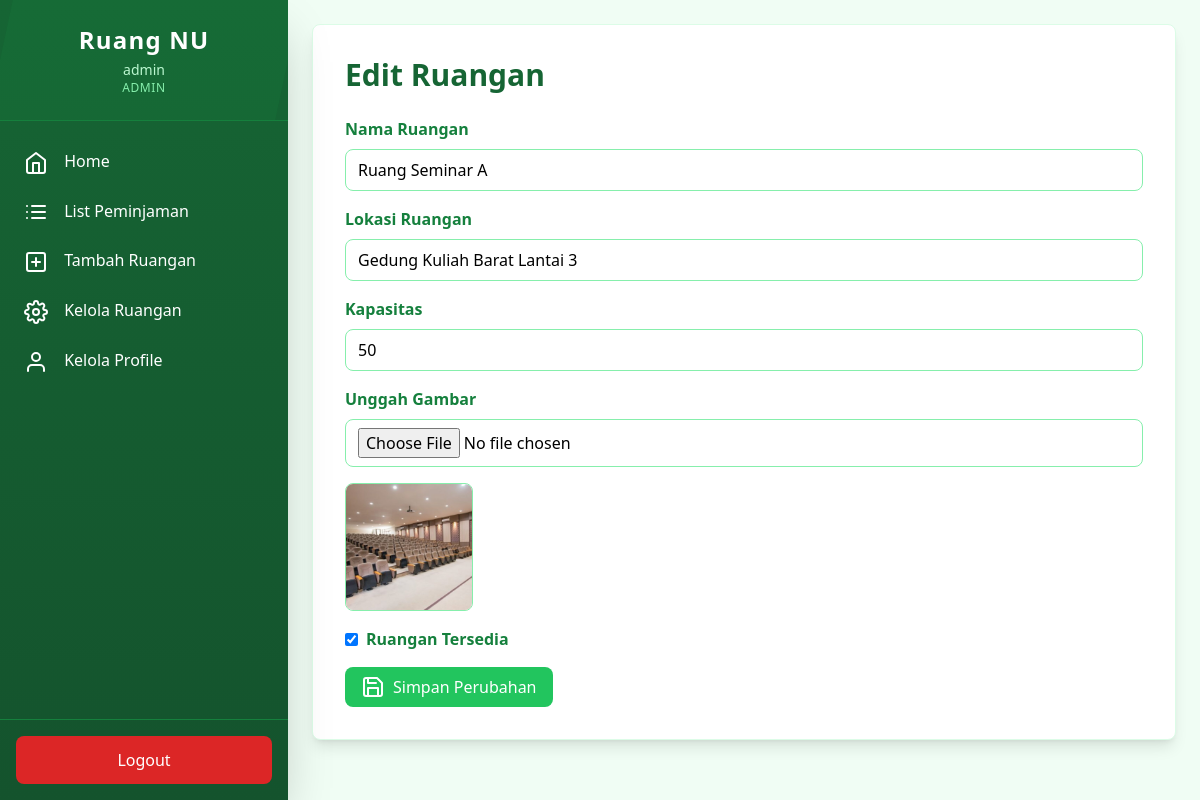
The app's page /admin/ruangan/edit.php?id=3 (signed in) with its own data.
### tables this page shows
CREATE TABLE IF NOT EXISTS `rooms` (
  `id` int NOT NULL AUTO_INCREMENT,
  `name` varchar(100) NOT NULL,
  `location` varchar(150) NOT NULL,
  `capacity` int NOT NULL,
  `img_room` varchar(100) NOT NULL DEFAULT 'room.jpg',
  `is_available` enum('available','occupied','maintenance') NOT NULL DEFAULT 'available',
  `created_at` timestamp NULL DEFAULT CURRENT_TIMESTAMP,
  `updated_at` timestamp NULL DEFAULT CURRENT_TIMESTAMP ON UPDATE CURRENT_TIMESTAMP,
  PRIMARY KEY (`id`),
  UNIQUE KEY `img_room` (`img_room`)
);

### admin/ruangan/edit.php (the view, shortened to what this page needs)
<?php
require '../../config/db.php';
$id = $_GET['id'];
$query = $conn->prepare("SELECT * FROM rooms WHERE id = ?");
$query->bind_param("i", $id);
$query->execute();
$result = $query->get_result();
$room = $result->fetch_assoc();
?>
<!DOCTYPE html>
<html lang="en">
<head>
    <script src="https://cdn.tailwindcss.com"></script>
</head>
<body class="flex bg-green-50">
    <?php include '../../components/sidebarAdmin.php'; ?>
    <main class="flex-grow p-6 ml-72">
        <div class="bg-white rounded-lg shadow-lg border border-green-100 p-8">
            <h1 class="text-3xl font-bold text-green-800 mb-6">Edit Ruangan</h1>
            <form method="POST" enctype="multipart/form-data" class="space-y-4">
                <div>
                    <label class="block text-green-700 font-bold mb-2">Nama Ruangan</label>
                    <input type="text" name="name" value="<?php echo htmlspecialchars($room['name']); ?>" required class="w-full px-3 py-2 border border-green-300 rounded-lg focus:outline-none focus:ring-2 focus:ring-green-500">
                </div>
                <div>
                    <label class="block text-green-700 font-bold mb-2">Lokasi Ruangan</label>
                    <input type="text" name="location" value="<?php echo htmlspecialchars($room['location']); ?>" required class="w-full px-3 py-2 border border-green-300 rounded-lg focus:outline-none focus:ring-2 focus:ring-green-500">
                </div>
                <div>
                    <label class="block text-green-700 font-bold mb-2">Kapasitas</label>
                    <input type="number" name="capacity" value="<?php echo htmlspecialchars($room['capacity']); ?>" required class="w-full px-3 py-2 border border-green-300 rounded-lg focus:outline-none focus:ring-2 focus:ring-green-500">
                </div>
                <div>
                    <label class="block text-green-700 font-bold mb-2">Unggah Gambar</label>
                    <input type="file" name="img_room" id="img_room" accept="image/*" class="w-full px-3 py-2 border border-green-300 rounded-lg focus:outline-none focus:ring-2 focus:ring-green-500">
                    <div id="img_preview" class="mt-4">
                        <img id="preview_image" src="../../uploads/<?php echo htmlspecialchars($room['img_room']); ?>" alt="Preview Gambar" class="w-32 h-32 object-cover border border-green-300 rounded-lg">
                    </div>
                </div>
                <div>
                    <label class="flex items-center text-green-700 font-bold">
                        <input type="checkbox" name="is_available" class="mr-2 text-green-500 focus:ring-green-500" value="1" <?php echo $room['is_available'] ? 'checked' : ''; ?>>
                        Ruangan Tersedia
                    </label>
                </div>
                <div>
                    <button type="submit" class="bg-green-500 text-white px-4 py-2 rounded-lg hover:bg-green-600 flex items-center">
                        <i data-feather="save" class="mr-2"></i>
                        Simpan Perubahan
                    </button>
                </div>
            </form>
        </div>
    </main>
</body>
</html>

### records on screen
rooms: name "Ruang Seminar A", location "Gedung Kuliah Barat Lantai 3", capacity "50", img_room (picture), is_available "☑"

### other values on screen
$user['name'] "admin"
$user['role'] "ADMIN"
